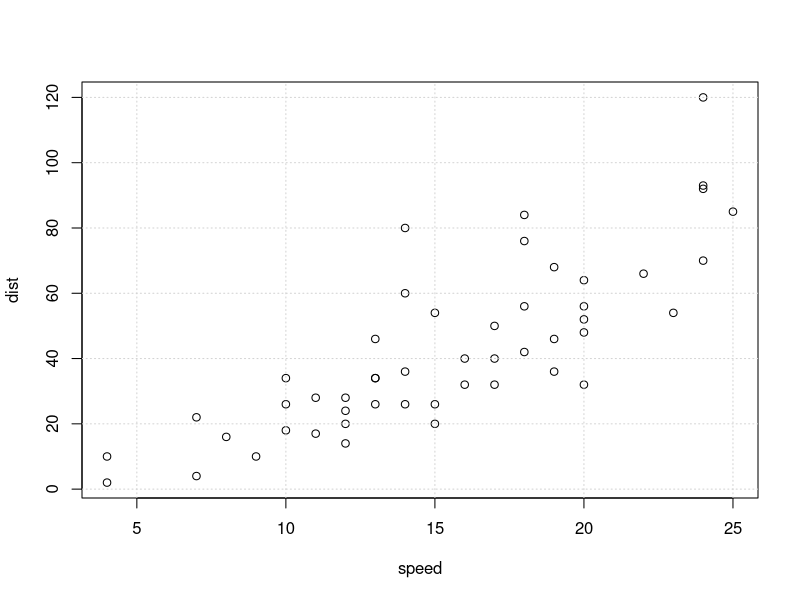
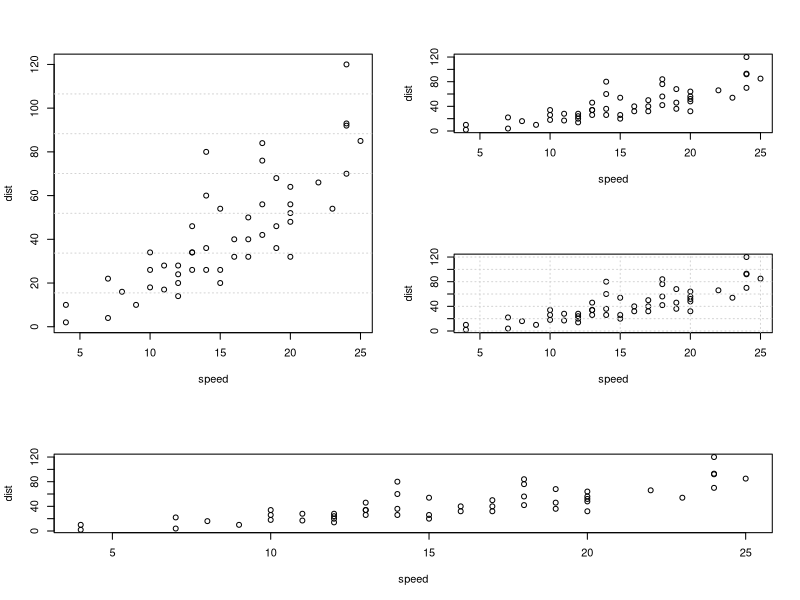
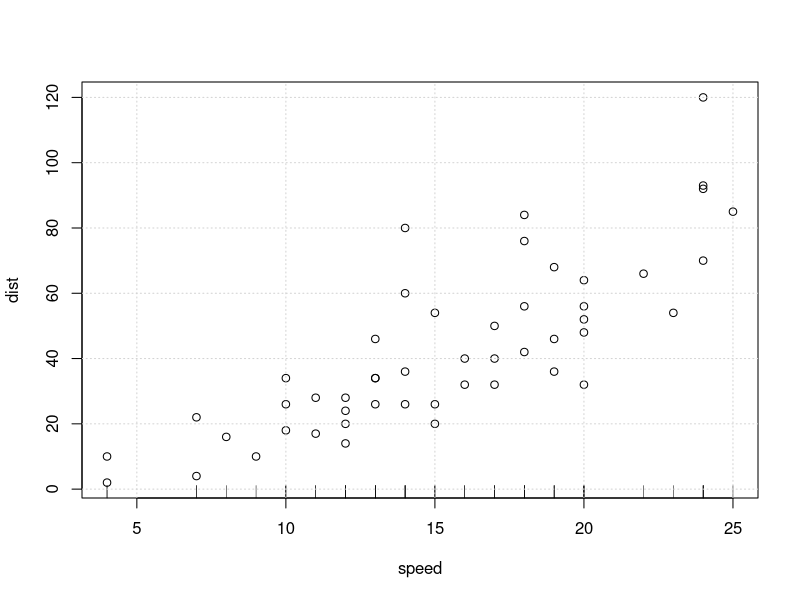
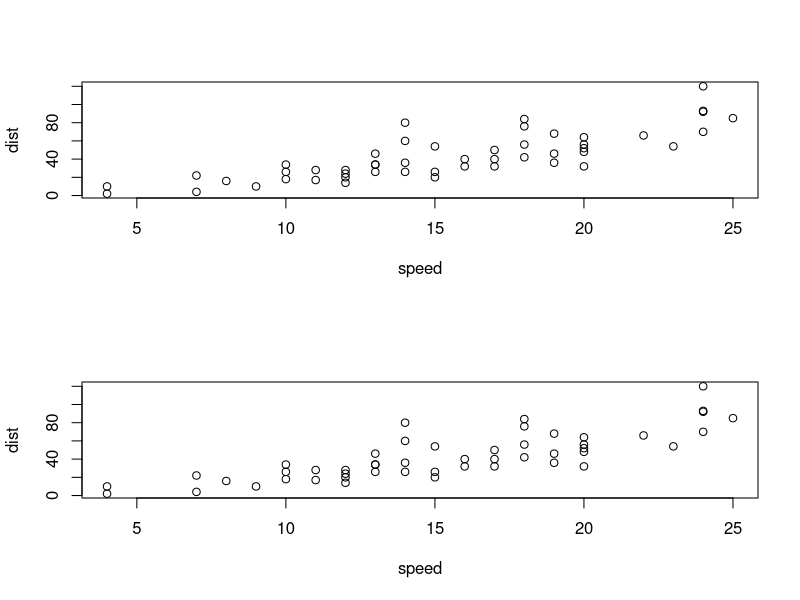

Recreate these plots in R, in order.
data(cars)
str(cars)
attach(cars)
plot(speed,dist)
grid()
layout(matrix(c(1,1,2,3,4,2),3,2))
plot(speed,dist)
grid(ny=7,nx=0)
plot(speed,dist)
plot(speed,dist)
plot(speed,dist)
grid()
layout(matrix(1,1,1))#reset to one plot per device
plot(speed,dist)
rug(speed)
grid()

layout(matrix(c(1,2),2,1))
plot(speed,dist)
plot(speed,dist)
